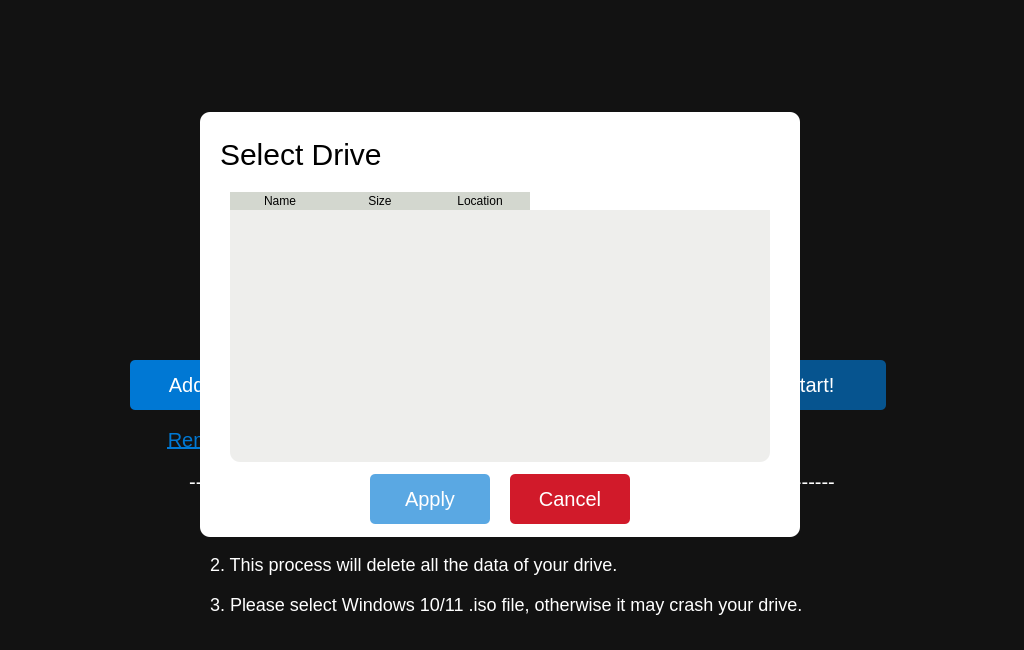
<?xml version="1.0" encoding="UTF-8"?>
<ui version="4.0">
 <class>main_dialog</class>
 <widget class="QDialog" name="main_dialog">
  <property name="geometry">
   <rect>
    <x>0</x>
    <y>0</y>
    <width>1024</width>
    <height>650</height>
   </rect>
  </property>
  <property name="minimumSize">
   <size>
    <width>1024</width>
    <height>650</height>
   </size>
  </property>
  <property name="maximumSize">
   <size>
    <width>1024</width>
    <height>650</height>
   </size>
  </property>
  <property name="windowTitle">
   <string>WinBoot</string>
  </property>
  <property name="windowIcon">
   <iconset>
    <normaloff>../../../Pictures/assets/favicon.png</normaloff>../../../Pictures/assets/favicon.png</iconset>
  </property>
  <property name="styleSheet">
   <string notr="true">background-color: #121212;</string>
  </property>
  <widget class="QLabel" name="drive_label">
   <property name="enabled">
    <bool>true</bool>
   </property>
   <property name="geometry">
    <rect>
     <x>450</x>
     <y>220</y>
     <width>111</width>
     <height>111</height>
    </rect>
   </property>
   <property name="minimumSize">
    <size>
     <width>111</width>
     <height>111</height>
    </size>
   </property>
   <property name="maximumSize">
    <size>
     <width>111</width>
     <height>111</height>
    </size>
   </property>
   <property name="pixmap">
    <pixmap>../assets/usb_drive.png</pixmap>
   </property>
   <property name="scaledContents">
    <bool>true</bool>
   </property>
   <property name="textInteractionFlags">
    <set>Qt::NoTextInteraction</set>
   </property>
  </widget>
  <widget class="QPushButton" name="start_button">
   <property name="enabled">
    <bool>false</bool>
   </property>
   <property name="geometry">
    <rect>
     <x>735</x>
     <y>360</y>
     <width>151</width>
     <height>50</height>
    </rect>
   </property>
   <property name="minimumSize">
    <size>
     <width>151</width>
     <height>50</height>
    </size>
   </property>
   <property name="maximumSize">
    <size>
     <width>151</width>
     <height>50</height>
    </size>
   </property>
   <property name="cursor">
    <cursorShape>PointingHandCursor</cursorShape>
   </property>
   <property name="styleSheet">
    <string notr="true">QPushButton{
	color: #FFFFFF;
	font-size: 20px;
	border-radius: 5px;
	background-color: rgb(0, 120, 212);
}

QPushButton:hover{
	background-color: rgb(1, 93, 163);
}

QPushButton:pressed{
	background-color: rgb(0, 144, 255);
}

QPushButton:disabled{
	background-color: rgba(0, 120, 212, 0.65);
}</string>
   </property>
   <property name="text">
    <string>Start!</string>
   </property>
  </widget>
  <widget class="QLabel" name="instruction_label_third">
   <property name="geometry">
    <rect>
     <x>0</x>
     <y>590</y>
     <width>1024</width>
     <height>30</height>
    </rect>
   </property>
   <property name="minimumSize">
    <size>
     <width>1024</width>
     <height>30</height>
    </size>
   </property>
   <property name="maximumSize">
    <size>
     <width>1024</width>
     <height>30</height>
    </size>
   </property>
   <property name="cursor">
    <cursorShape>IBeamCursor</cursorShape>
   </property>
   <property name="styleSheet">
    <string notr="true">QLabel{
	color: #FFFFFF;
	font-size: 18px;
	background: none;
	selection-color: rgb(255, 255, 255);
	selection-background-color: rgb(0, 120, 212);
}</string>
   </property>
   <property name="text">
    <string>3. Please select Windows 10/11 .iso file, otherwise it may crash your drive.</string>
   </property>
   <property name="scaledContents">
    <bool>true</bool>
   </property>
   <property name="wordWrap">
    <bool>true</bool>
   </property>
   <property name="indent">
    <number>210</number>
   </property>
   <property name="textInteractionFlags">
    <set>Qt::TextSelectableByKeyboard|Qt::TextSelectableByMouse</set>
   </property>
  </widget>
  <widget class="QLabel" name="add_label">
   <property name="geometry">
    <rect>
     <x>150</x>
     <y>220</y>
     <width>111</width>
     <height>111</height>
    </rect>
   </property>
   <property name="minimumSize">
    <size>
     <width>111</width>
     <height>111</height>
    </size>
   </property>
   <property name="maximumSize">
    <size>
     <width>111</width>
     <height>111</height>
    </size>
   </property>
   <property name="pixmap">
    <pixmap>../assets/add_file.png</pixmap>
   </property>
   <property name="scaledContents">
    <bool>true</bool>
   </property>
   <property name="textInteractionFlags">
    <set>Qt::NoTextInteraction</set>
   </property>
  </widget>
  <widget class="QPushButton" name="drive_button">
   <property name="enabled">
    <bool>false</bool>
   </property>
   <property name="geometry">
    <rect>
     <x>430</x>
     <y>360</y>
     <width>151</width>
     <height>50</height>
    </rect>
   </property>
   <property name="minimumSize">
    <size>
     <width>151</width>
     <height>50</height>
    </size>
   </property>
   <property name="maximumSize">
    <size>
     <width>151</width>
     <height>50</height>
    </size>
   </property>
   <property name="cursor">
    <cursorShape>PointingHandCursor</cursorShape>
   </property>
   <property name="styleSheet">
    <string notr="true">QPushButton{
	color: #FFFFFF;
	font-size: 20px;
	border-radius: 5px;
	background-color: rgb(0, 120, 212);
}

QPushButton:hover{
	background-color: rgb(1, 93, 163);
}

QPushButton:pressed{
	background-color: rgb(0, 144, 255);
}

QPushButton:disabled{
	background-color: rgba(0, 120, 212, 0.65);
}</string>
   </property>
   <property name="text">
    <string>Select Drive</string>
   </property>
  </widget>
  <widget class="QLabel" name="flash_label">
   <property name="geometry">
    <rect>
     <x>750</x>
     <y>212</y>
     <width>121</width>
     <height>121</height>
    </rect>
   </property>
   <property name="minimumSize">
    <size>
     <width>121</width>
     <height>121</height>
    </size>
   </property>
   <property name="maximumSize">
    <size>
     <width>121</width>
     <height>121</height>
    </size>
   </property>
   <property name="pixmap">
    <pixmap>../assets/main_flash.png</pixmap>
   </property>
   <property name="scaledContents">
    <bool>true</bool>
   </property>
   <property name="textInteractionFlags">
    <set>Qt::NoTextInteraction</set>
   </property>
  </widget>
  <widget class="QPushButton" name="add_button">
   <property name="geometry">
    <rect>
     <x>130</x>
     <y>360</y>
     <width>151</width>
     <height>50</height>
    </rect>
   </property>
   <property name="minimumSize">
    <size>
     <width>151</width>
     <height>50</height>
    </size>
   </property>
   <property name="maximumSize">
    <size>
     <width>151</width>
     <height>50</height>
    </size>
   </property>
   <property name="cursor">
    <cursorShape>PointingHandCursor</cursorShape>
   </property>
   <property name="styleSheet">
    <string notr="true">QPushButton{
	color: #FFFFFF;
	font-size: 20px;
	border-radius: 5px;
	background-color: rgb(0, 120, 212);
}

QPushButton:hover{
	background-color: rgb(1, 93, 163);
}

QPushButton:pressed{
	background-color: rgb(0, 144, 255);
}

QPushButton:disabled{
	background-color: rgba(0, 120, 212, 0.65);
}</string>
   </property>
   <property name="text">
    <string>Add File</string>
   </property>
  </widget>
  <widget class="QLabel" name="instruction_label_second">
   <property name="geometry">
    <rect>
     <x>0</x>
     <y>550</y>
     <width>1024</width>
     <height>30</height>
    </rect>
   </property>
   <property name="minimumSize">
    <size>
     <width>1024</width>
     <height>30</height>
    </size>
   </property>
   <property name="maximumSize">
    <size>
     <width>1024</width>
     <height>30</height>
    </size>
   </property>
   <property name="cursor">
    <cursorShape>IBeamCursor</cursorShape>
   </property>
   <property name="styleSheet">
    <string notr="true">QLabel{
	color: #FFFFFF;
	font-size: 18px;
	background: none;
	selection-color: rgb(255, 255, 255);
	selection-background-color: rgb(0, 120, 212);
}</string>
   </property>
   <property name="text">
    <string>2. This process will delete all the data of your drive.</string>
   </property>
   <property name="scaledContents">
    <bool>true</bool>
   </property>
   <property name="wordWrap">
    <bool>true</bool>
   </property>
   <property name="indent">
    <number>210</number>
   </property>
   <property name="textInteractionFlags">
    <set>Qt::TextSelectableByKeyboard|Qt::TextSelectableByMouse</set>
   </property>
  </widget>
  <widget class="QLabel" name="logo_label">
   <property name="enabled">
    <bool>true</bool>
   </property>
   <property name="geometry">
    <rect>
     <x>272</x>
     <y>0</y>
     <width>480</width>
     <height>180</height>
    </rect>
   </property>
   <property name="minimumSize">
    <size>
     <width>480</width>
     <height>180</height>
    </size>
   </property>
   <property name="maximumSize">
    <size>
     <width>480</width>
     <height>180</height>
    </size>
   </property>
   <property name="textFormat">
    <enum>Qt::PlainText</enum>
   </property>
   <property name="pixmap">
    <pixmap>../assets/logo.png</pixmap>
   </property>
   <property name="scaledContents">
    <bool>true</bool>
   </property>
   <property name="textInteractionFlags">
    <set>Qt::NoTextInteraction</set>
   </property>
  </widget>
  <widget class="QLabel" name="instruction_label_first">
   <property name="geometry">
    <rect>
     <x>0</x>
     <y>510</y>
     <width>1024</width>
     <height>30</height>
    </rect>
   </property>
   <property name="minimumSize">
    <size>
     <width>1024</width>
     <height>30</height>
    </size>
   </property>
   <property name="maximumSize">
    <size>
     <width>1024</width>
     <height>30</height>
    </size>
   </property>
   <property name="cursor">
    <cursorShape>IBeamCursor</cursorShape>
   </property>
   <property name="contextMenuPolicy">
    <enum>Qt::PreventContextMenu</enum>
   </property>
   <property name="styleSheet">
    <string notr="true">QLabel{
	color: #FFFFFF;
	font-size: 18px;
	background: none;
	selection-color: rgb(255, 255, 255);
	selection-background-color: rgb(0, 120, 212);
}</string>
   </property>
   <property name="text">
    <string>1. Take data backup of the USB drive.</string>
   </property>
   <property name="scaledContents">
    <bool>true</bool>
   </property>
   <property name="wordWrap">
    <bool>true</bool>
   </property>
   <property name="margin">
    <number>0</number>
   </property>
   <property name="indent">
    <number>210</number>
   </property>
   <property name="textInteractionFlags">
    <set>Qt::TextSelectableByKeyboard|Qt::TextSelectableByMouse</set>
   </property>
  </widget>
  <widget class="QLabel" name="instruction_label">
   <property name="geometry">
    <rect>
     <x>0</x>
     <y>465</y>
     <width>1024</width>
     <height>35</height>
    </rect>
   </property>
   <property name="minimumSize">
    <size>
     <width>1024</width>
     <height>35</height>
    </size>
   </property>
   <property name="maximumSize">
    <size>
     <width>1024</width>
     <height>35</height>
    </size>
   </property>
   <property name="cursor">
    <cursorShape>IBeamCursor</cursorShape>
   </property>
   <property name="styleSheet">
    <string notr="true">QLabel{
	color: #FFFFFF;
	font-size: 20px;
	background: none;
	selection-color: rgb(255, 255, 255);
	selection-background-color: rgb(0, 120, 212);
}</string>
   </property>
   <property name="text">
    <string>---------------------------------------- Instructions ----------------------------------------</string>
   </property>
   <property name="scaledContents">
    <bool>true</bool>
   </property>
   <property name="alignment">
    <set>Qt::AlignCenter</set>
   </property>
   <property name="wordWrap">
    <bool>true</bool>
   </property>
   <property name="textInteractionFlags">
    <set>Qt::TextSelectableByKeyboard|Qt::TextSelectableByMouse</set>
   </property>
  </widget>
  <widget class="QFrame" name="drive_frame">
   <property name="enabled">
    <bool>true</bool>
   </property>
   <property name="geometry">
    <rect>
     <x>200</x>
     <y>112</y>
     <width>600</width>
     <height>425</height>
    </rect>
   </property>
   <property name="minimumSize">
    <size>
     <width>600</width>
     <height>425</height>
    </size>
   </property>
   <property name="maximumSize">
    <size>
     <width>600</width>
     <height>425</height>
    </size>
   </property>
   <property name="styleSheet">
    <string notr="true">color: #000000;
border-radius: 10px;
background-color: #FFFFFF;</string>
   </property>
   <property name="frameShape">
    <enum>QFrame::StyledPanel</enum>
   </property>
   <property name="frameShadow">
    <enum>QFrame::Sunken</enum>
   </property>
   <widget class="QLabel" name="select_drive_label">
    <property name="geometry">
     <rect>
      <x>10</x>
      <y>20</y>
      <width>400</width>
      <height>45</height>
     </rect>
    </property>
    <property name="minimumSize">
     <size>
      <width>400</width>
      <height>45</height>
     </size>
    </property>
    <property name="maximumSize">
     <size>
      <width>400</width>
      <height>45</height>
     </size>
    </property>
    <property name="cursor">
     <cursorShape>IBeamCursor</cursorShape>
    </property>
    <property name="styleSheet">
     <string notr="true">QLabel{
	font: 18pt &quot;Ubuntu&quot;;
	font-size: 30px;
	color: rgb(0, 0, 0);
	selection-color: rgb(255, 255, 255);
	selection-background-color: rgb(0, 120, 212);
}</string>
    </property>
    <property name="text">
     <string>Select Drive</string>
    </property>
    <property name="scaledContents">
     <bool>true</bool>
    </property>
    <property name="wordWrap">
     <bool>true</bool>
    </property>
    <property name="indent">
     <number>10</number>
    </property>
    <property name="textInteractionFlags">
     <set>Qt::TextSelectableByKeyboard|Qt::TextSelectableByMouse</set>
    </property>
   </widget>
   <widget class="QPushButton" name="refresh_button">
    <property name="geometry">
     <rect>
      <x>540</x>
      <y>28</y>
      <width>36</width>
      <height>36</height>
     </rect>
    </property>
    <property name="minimumSize">
     <size>
      <width>36</width>
      <height>36</height>
     </size>
    </property>
    <property name="maximumSize">
     <size>
      <width>36</width>
      <height>36</height>
     </size>
    </property>
    <property name="cursor">
     <cursorShape>PointingHandCursor</cursorShape>
    </property>
    <property name="styleSheet">
     <string notr="true">QPushButton:pressed{
	border-width: 3px;
	border-style: solid;
	border-color: rgb(136, 138, 133);
	border-radius: 15px;
}

QPushButton:hover{
	background-color: rgb(243, 243, 243);
}</string>
    </property>
    <property name="icon">
     <iconset>
      <normaloff>../assets/refresh.png</normaloff>../assets/refresh.png</iconset>
    </property>
    <property name="iconSize">
     <size>
      <width>36</width>
      <height>36</height>
     </size>
    </property>
    <property name="shortcut">
     <string>F5</string>
    </property>
   </widget>
   <widget class="QTableWidget" name="drive_table">
    <property name="geometry">
     <rect>
      <x>30</x>
      <y>80</y>
      <width>540</width>
      <height>270</height>
     </rect>
    </property>
    <property name="minimumSize">
     <size>
      <width>540</width>
      <height>270</height>
     </size>
    </property>
    <property name="maximumSize">
     <size>
      <width>540</width>
      <height>270</height>
     </size>
    </property>
    <property name="focusPolicy">
     <enum>Qt::NoFocus</enum>
    </property>
    <property name="styleSheet">
     <string notr="true">QTableWidget{
	color: #000000;
	background-color: rgb(238, 238, 236);
	alternate-background-color: rgb(255, 255, 255);
}

QHeaderView::section{
	border: none;
	background-color: rgb(211, 215, 207);
}

QTableWidget::item{
	padding-left: 5px;
	border: 0px;
}

QCheckBox::indicator{
	width: 20px;
	height: 20px;
}</string>
    </property>
    <property name="frameShape">
     <enum>QFrame::StyledPanel</enum>
    </property>
    <property name="frameShadow">
     <enum>QFrame::Sunken</enum>
    </property>
    <property name="verticalScrollBarPolicy">
     <enum>Qt::ScrollBarAlwaysOff</enum>
    </property>
    <property name="horizontalScrollBarPolicy">
     <enum>Qt::ScrollBarAlwaysOff</enum>
    </property>
    <property name="sizeAdjustPolicy">
     <enum>QAbstractScrollArea::AdjustIgnored</enum>
    </property>
    <property name="editTriggers">
     <set>QAbstractItemView::NoEditTriggers</set>
    </property>
    <property name="tabKeyNavigation">
     <bool>true</bool>
    </property>
    <property name="showDropIndicator" stdset="0">
     <bool>false</bool>
    </property>
    <property name="dragDropOverwriteMode">
     <bool>false</bool>
    </property>
    <property name="dragDropMode">
     <enum>QAbstractItemView::NoDragDrop</enum>
    </property>
    <property name="alternatingRowColors">
     <bool>true</bool>
    </property>
    <property name="selectionMode">
     <enum>QAbstractItemView::NoSelection</enum>
    </property>
    <property name="selectionBehavior">
     <enum>QAbstractItemView::SelectItems</enum>
    </property>
    <property name="showGrid">
     <bool>false</bool>
    </property>
    <property name="sortingEnabled">
     <bool>true</bool>
    </property>
    <property name="cornerButtonEnabled">
     <bool>false</bool>
    </property>
    <attribute name="horizontalHeaderCascadingSectionResizes">
     <bool>true</bool>
    </attribute>
    <attribute name="horizontalHeaderMinimumSectionSize">
     <number>100</number>
    </attribute>
    <attribute name="verticalHeaderVisible">
     <bool>false</bool>
    </attribute>
    <attribute name="verticalHeaderMinimumSectionSize">
     <number>0</number>
    </attribute>
    <attribute name="verticalHeaderDefaultSectionSize">
     <number>40</number>
    </attribute>
    <attribute name="verticalHeaderHighlightSections">
     <bool>false</bool>
    </attribute>
    <attribute name="verticalHeaderShowSortIndicator" stdset="0">
     <bool>false</bool>
    </attribute>
    <attribute name="verticalHeaderStretchLastSection">
     <bool>false</bool>
    </attribute>
    <column>
     <property name="text">
      <string>Name</string>
     </property>
    </column>
    <column>
     <property name="text">
      <string>Size</string>
     </property>
    </column>
    <column>
     <property name="text">
      <string>Location</string>
     </property>
    </column>
   </widget>
   <widget class="QPushButton" name="apply_button">
    <property name="enabled">
     <bool>false</bool>
    </property>
    <property name="geometry">
     <rect>
      <x>170</x>
      <y>362</y>
      <width>120</width>
      <height>50</height>
     </rect>
    </property>
    <property name="minimumSize">
     <size>
      <width>120</width>
      <height>50</height>
     </size>
    </property>
    <property name="maximumSize">
     <size>
      <width>120</width>
      <height>50</height>
     </size>
    </property>
    <property name="cursor">
     <cursorShape>PointingHandCursor</cursorShape>
    </property>
    <property name="styleSheet">
     <string notr="true">QPushButton{
	color: #FFFFFF;
	font-size: 20px;
	border-radius: 5px;
	background-color: rgb(0, 120, 212);
}

QPushButton:hover{
	background-color: rgb(1, 93, 163);
}

QPushButton:pressed{
	background-color: rgb(0, 144, 255);
}

QPushButton:disabled{
	background-color: rgba(0, 120, 212, 0.65);
}</string>
    </property>
    <property name="text">
     <string>Apply</string>
    </property>
   </widget>
   <widget class="QPushButton" name="cancel_button">
    <property name="enabled">
     <bool>true</bool>
    </property>
    <property name="geometry">
     <rect>
      <x>310</x>
      <y>362</y>
      <width>120</width>
      <height>50</height>
     </rect>
    </property>
    <property name="minimumSize">
     <size>
      <width>120</width>
      <height>50</height>
     </size>
    </property>
    <property name="maximumSize">
     <size>
      <width>120</width>
      <height>50</height>
     </size>
    </property>
    <property name="cursor">
     <cursorShape>PointingHandCursor</cursorShape>
    </property>
    <property name="styleSheet">
     <string notr="true">QPushButton{
	color: #FFFFFF;
	font-size: 20px;
	border-radius: 5px;
	background-color: rgb(209, 26, 42);
}

QPushButton:hover{
	background-color: rgb(170, 22, 35);
}

QPushButton:pressed{
	background-color: rgb(218, 21, 38);
}

QPushButton:disabled{
	background-color: rgba(209, 16, 42, 0.65);
}</string>
    </property>
    <property name="text">
     <string>Cancel</string>
    </property>
   </widget>
  </widget>
  <widget class="QLabel" name="file_name_label">
   <property name="geometry">
    <rect>
     <x>80</x>
     <y>360</y>
     <width>251</width>
     <height>70</height>
    </rect>
   </property>
   <property name="minimumSize">
    <size>
     <width>251</width>
     <height>70</height>
    </size>
   </property>
   <property name="maximumSize">
    <size>
     <width>251</width>
     <height>70</height>
    </size>
   </property>
   <property name="cursor">
    <cursorShape>IBeamCursor</cursorShape>
   </property>
   <property name="mouseTracking">
    <bool>false</bool>
   </property>
   <property name="styleSheet">
    <string notr="true">QLabel{
	color: #FFFFFF;
	selection-color: rgb(0, 120, 212);
}</string>
   </property>
   <property name="text">
    <string/>
   </property>
   <property name="alignment">
    <set>Qt::AlignHCenter|Qt::AlignTop</set>
   </property>
   <property name="wordWrap">
    <bool>true</bool>
   </property>
   <property name="textInteractionFlags">
    <set>Qt::TextSelectableByMouse</set>
   </property>
  </widget>
  <widget class="QLabel" name="drive_name_label">
   <property name="geometry">
    <rect>
     <x>380</x>
     <y>360</y>
     <width>251</width>
     <height>70</height>
    </rect>
   </property>
   <property name="minimumSize">
    <size>
     <width>251</width>
     <height>70</height>
    </size>
   </property>
   <property name="maximumSize">
    <size>
     <width>251</width>
     <height>70</height>
    </size>
   </property>
   <property name="cursor">
    <cursorShape>IBeamCursor</cursorShape>
   </property>
   <property name="contextMenuPolicy">
    <enum>Qt::DefaultContextMenu</enum>
   </property>
   <property name="styleSheet">
    <string notr="true">QLabel{
	color: #FFFFFF;
}</string>
   </property>
   <property name="text">
    <string/>
   </property>
   <property name="alignment">
    <set>Qt::AlignHCenter|Qt::AlignTop</set>
   </property>
   <property name="wordWrap">
    <bool>true</bool>
   </property>
   <property name="textInteractionFlags">
    <set>Qt::TextSelectableByKeyboard|Qt::TextSelectableByMouse</set>
   </property>
  </widget>
  <widget class="QPushButton" name="remove_file_button">
   <property name="geometry">
    <rect>
     <x>150</x>
     <y>422</y>
     <width>110</width>
     <height>35</height>
    </rect>
   </property>
   <property name="minimumSize">
    <size>
     <width>110</width>
     <height>35</height>
    </size>
   </property>
   <property name="maximumSize">
    <size>
     <width>110</width>
     <height>35</height>
    </size>
   </property>
   <property name="cursor">
    <cursorShape>PointingHandCursor</cursorShape>
   </property>
   <property name="styleSheet">
    <string notr="true">QPushButton{
	border: none;
	font-size: 20px;
	background: none;
	color: rgb(0, 120, 212);
	text-decoration: underline;
}

QPushButton:hover{
	color: rgb(1, 93, 163);
}

QPushButton:pressed{
	color: rgb(0, 144, 255);
}</string>
   </property>
   <property name="text">
    <string>Remove</string>
   </property>
  </widget>
  <widget class="QPushButton" name="change_drive_button">
   <property name="geometry">
    <rect>
     <x>450</x>
     <y>422</y>
     <width>110</width>
     <height>35</height>
    </rect>
   </property>
   <property name="minimumSize">
    <size>
     <width>110</width>
     <height>35</height>
    </size>
   </property>
   <property name="maximumSize">
    <size>
     <width>110</width>
     <height>35</height>
    </size>
   </property>
   <property name="cursor">
    <cursorShape>PointingHandCursor</cursorShape>
   </property>
   <property name="styleSheet">
    <string notr="true">QPushButton{
	border: none;
	font-size: 20px;
	background: none;
	color: rgb(0, 120, 212);
	text-decoration: underline;
}

QPushButton:hover{
	color: rgb(1, 93, 163);
}

QPushButton:pressed{
	color: rgb(0, 144, 255);
}</string>
   </property>
   <property name="text">
    <string>Change</string>
   </property>
  </widget>
  <zorder>drive_name_label</zorder>
  <zorder>file_name_label</zorder>
  <zorder>drive_label</zorder>
  <zorder>start_button</zorder>
  <zorder>instruction_label_third</zorder>
  <zorder>add_label</zorder>
  <zorder>drive_button</zorder>
  <zorder>flash_label</zorder>
  <zorder>add_button</zorder>
  <zorder>instruction_label_second</zorder>
  <zorder>logo_label</zorder>
  <zorder>instruction_label</zorder>
  <zorder>remove_file_button</zorder>
  <zorder>change_drive_button</zorder>
  <zorder>instruction_label_first</zorder>
  <zorder>drive_frame</zorder>
 </widget>
 <tabstops>
  <tabstop>add_button</tabstop>
  <tabstop>drive_button</tabstop>
  <tabstop>start_button</tabstop>
 </tabstops>
 <resources/>
 <connections/>
</ui>
